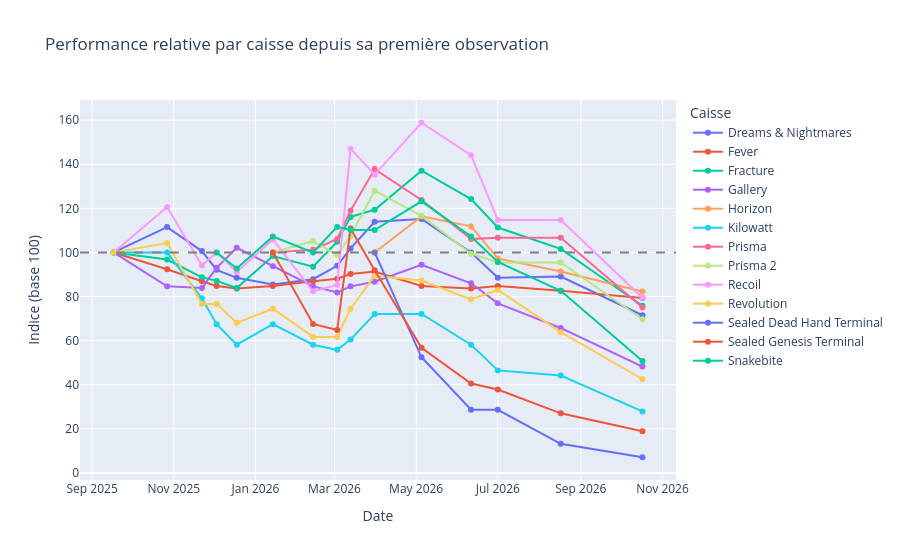

The notebook cell saved with this chart:
### Markdown cell above
## 4. Vue micro — trajectoire de chaque caisse

Les courbes utilisent le même indice base 100 afin de comparer les évolutions relatives malgré des prix unitaires très différents. Une caisse avec peu de relevés peut afficher une trajectoire trompeuse : consulter aussi le tableau de couverture.

### Code cell
fig = px.line(prices, x="date", y="index_100", color="case_name", markers=True,
              title="Performance relative par caisse depuis sa première observation",
              labels={"date":"Date", "index_100":"Indice (base 100)", "case_name":"Caisse"})
fig.add_hline(y=100, line_dash="dash", line_color="gray")
fig.update_layout(hovermode="x unified", legend_title="Caisse")
fig.show()

### Figure 1 — Plotly figure (JSON) as saved in the notebook; plotly's stock layout.template omitted (floating-point values rounded to 4 significant figures)
{"data": [{"hovertemplate": "Caisse=Dreams & Nightmares<br>Date=%{x}<br>Indice (base 100)=%{y}<extra></extra>", "legendgroup": "Dreams & Nightmares", "line": {"color": "#636efa", "dash": "solid"}, "marker": {"symbol": "circle"}, "mode": "lines+markers", "name": "Dreams & Nightmares", "orientation": "v", "showlegend": true, "type": "scatter", "x": ["2025-09-17T00:00:00.000000", "2025-10-27T00:00:00.000000", "2025-11-22T00:00:00.000000", "2025-12-03T00:00:00.000000", "2025-12-18T00:00:00.000000", "2026-01-14T00:00:00.000000", "2026-02-13T00:00:00.000000", "2026-03-03T00:00:00.000000", "2026-03-13T00:00:00.000000", "2026-03-31T00:00:00.000000", "2026-05-05T00:00:00.000000", "2026-06-11T00:00:00.000000", "2026-07-01T00:00:00.000000", "2026-08-17T00:00:00.000000", "2026-10-17T00:00:00.000000"], "xaxis": "x", "y": [100.0, 111.5, 100.6, 92.12, 88.48, 85.45, 87.88, 93.94, 101.8, 113.9, 115.2, 100.0, 88.48, 89.09, 71.52], "yaxis": "y"}, {"hovertemplate": "Caisse=Fever<br>Date=%{x}<br>Indice (base 100)=%{y}<extra></extra>", "legendgroup": "Fever", "line": {"color": "#EF553B", "dash": "solid"}, "marker": {"symbol": "circle"}, "mode": "lines+markers", "name": "Fever", "orientation": "v", "showlegend": true, "type": "scatter", "x": ["2025-09-17T00:00:00.000000", "2025-10-27T00:00:00.000000", "2025-11-22T00:00:00.000000", "2025-12-03T00:00:00.000000", "2025-12-18T00:00:00.000000", "2026-01-14T00:00:00.000000", "2026-02-13T00:00:00.000000", "2026-03-03T00:00:00.000000", "2026-03-13T00:00:00.000000", "2026-03-31T00:00:00.000000", "2026-05-05T00:00:00.000000", "2026-06-11T00:00:00.000000", "2026-07-01T00:00:00.000000", "2026-08-17T00:00:00.000000", "2026-10-17T00:00:00.000000"], "xaxis": "x", "y": [100.0, 92.39, 86.96, 84.78, 83.7, 84.78, 86.96, 88.04, 90.22, 91.3, 84.78, 83.7, 84.78, 82.61, 79.35], "yaxis": "y"}, {"hovertemplate": "Caisse=Fracture<br>Date=%{x}<br>Indice (base 100)=%{y}<extra></extra>", "legendgroup": "Fracture", "line": {"color": "#00cc96", "dash": "solid"}, "marker": {"symbol": "circle"}, "mode": "lines+markers", "name": "Fracture", "orientation": "v", "showlegend": true, "type": "scatter", "x": ["2025-09-17T00:00:00.000000", "2025-10-27T00:00:00.000000", "2025-11-22T00:00:00.000000", "2025-12-03T00:00:00.000000", "2025-12-18T00:00:00.000000", "2026-01-14T00:00:00.000000", "2026-02-13T00:00:00.000000", "2026-03-03T00:00:00.000000", "2026-03-13T00:00:00.000000", "2026-03-31T00:00:00.000000", "2026-05-05T00:00:00.000000", "2026-06-11T00:00:00.000000", "2026-07-01T00:00:00.000000", "2026-08-17T00:00:00.000000", "2026-10-17T00:00:00.000000"], "xaxis": "x", "y": [100.0, 96.77, 88.71, 87.1, 83.87, 98.39, 93.55, 104.8, 116.1, 119.4, 137.1, 124.2, 111.3, 101.6, 75.81], "yaxis": "y"}, {"hovertemplate": "Caisse=Gallery<br>Date=%{x}<br>Indice (base 100)=%{y}<extra></extra>", "legendgroup": "Gallery", "line": {"color": "#ab63fa", "dash": "solid"}, "marker": {"symbol": "circle"}, "mode": "lines+markers", "name": "Gallery", "orientation": "v", "showlegend": true, "type": "scatter", "x": ["2025-09-17T00:00:00.000000", "2025-10-27T00:00:00.000000", "2025-11-22T00:00:00.000000", "2025-12-03T00:00:00.000000", "2025-12-18T00:00:00.000000", "2026-01-14T00:00:00.000000", "2026-02-13T00:00:00.000000", "2026-03-03T00:00:00.000000", "2026-03-13T00:00:00.000000", "2026-03-31T00:00:00.000000", "2026-05-05T00:00:00.000000", "2026-06-11T00:00:00.000000", "2026-07-01T00:00:00.000000", "2026-08-17T00:00:00.000000", "2026-10-17T00:00:00.000000"], "xaxis": "x", "y": [100.0, 84.62, 83.92, 93.01, 102.1, 93.71, 84.62, 81.82, 84.62, 86.71, 94.41, 86.01, 76.92, 65.73, 48.25], "yaxis": "y"}, {"hovertemplate": "Caisse=Horizon<br>Date=%{x}<br>Indice (base 100)=%{y}<extra></extra>", "legendgroup": "Horizon", "line": {"color": "#FFA15A", "dash": "solid"}, "marker": {"symbol": "circle"}, "mode": "lines+markers", "name": "Horizon", "orientation": "v", "showlegend": true, "type": "scatter", "x": ["2026-03-31T00:00:00.000000", "2026-05-05T00:00:00.000000", "2026-06-11T00:00:00.000000", "2026-07-01T00:00:00.000000", "2026-08-17T00:00:00.000000", "2026-10-17T00:00:00.000000"], "xaxis": "x", "y": [100.0, 116.4, 111.8, 97.27, 91.36, 82.27], "yaxis": "y"}, {"hovertemplate": "Caisse=Kilowatt<br>Date=%{x}<br>Indice (base 100)=%{y}<extra></extra>", "legendgroup": "Kilowatt", "line": {"color": "#19d3f3", "dash": "solid"}, "marker": {"symbol": "circle"}, "mode": "lines+markers", "name": "Kilowatt", "orientation": "v", "showlegend": true, "type": "scatter", "x": ["2025-09-17T00:00:00.000000", "2025-10-27T00:00:00.000000", "2025-11-22T00:00:00.000000", "2025-12-03T00:00:00.000000", "2025-12-18T00:00:00.000000", "2026-01-14T00:00:00.000000", "2026-02-13T00:00:00.000000", "2026-03-03T00:00:00.000000", "2026-03-13T00:00:00.000000", "2026-03-31T00:00:00.000000", "2026-05-05T00:00:00.000000", "2026-06-11T00:00:00.000000", "2026-07-01T00:00:00.000000", "2026-08-17T00:00:00.000000", "2026-10-17T00:00:00.000000"], "xaxis": "x", "y": [100.0, 100.0, 79.07, 67.44, 58.14, 67.44, 58.14, 55.81, 60.47, 72.09, 72.09, 58.14, 46.51, 44.19, 27.91], "yaxis": "y"}, {"hovertemplate": "Caisse=Prisma<br>Date=%{x}<br>Indice (base 100)=%{y}<extra></extra>", "legendgroup": "Prisma", "line": {"color": "#FF6692", "dash": "solid"}, "marker": {"symbol": "circle"}, "mode": "lines+markers", "name": "Prisma", "orientation": "v", "showlegend": true, "type": "scatter", "x": ["2026-01-14T00:00:00.000000", "2026-02-13T00:00:00.000000", "2026-03-03T00:00:00.000000", "2026-03-13T00:00:00.000000", "2026-03-31T00:00:00.000000", "2026-05-05T00:00:00.000000", "2026-06-11T00:00:00.000000", "2026-07-01T00:00:00.000000", "2026-08-17T00:00:00.000000", "2026-10-17T00:00:00.000000"], "xaxis": "x", "y": [100.0, 101.2, 106.1, 118.9, 137.8, 123.8, 106.1, 106.7, 106.7, 75.0], "yaxis": "y"}, {"hovertemplate": "Caisse=Prisma 2<br>Date=%{x}<br>Indice (base 100)=%{y}<extra></extra>", "legendgroup": "Prisma 2", "line": {"color": "#B6E880", "dash": "solid"}, "marker": {"symbol": "circle"}, "mode": "lines+markers", "name": "Prisma 2", "orientation": "v", "showlegend": true, "type": "scatter", "x": ["2026-01-14T00:00:00.000000", "2026-02-13T00:00:00.000000", "2026-03-03T00:00:00.000000", "2026-03-13T00:00:00.000000", "2026-03-31T00:00:00.000000", "2026-05-05T00:00:00.000000", "2026-06-11T00:00:00.000000", "2026-07-01T00:00:00.000000", "2026-08-17T00:00:00.000000", "2026-10-17T00:00:00.000000"], "xaxis": "x", "y": [100.0, 105.1, 98.86, 107.4, 128.0, 116.6, 99.43, 95.43, 95.43, 69.71], "yaxis": "y"}, {"hovertemplate": "Caisse=Recoil<br>Date=%{x}<br>Indice (base 100)=%{y}<extra></extra>", "legendgroup": "Recoil", "line": {"color": "#FF97FF", "dash": "solid"}, "marker": {"symbol": "circle"}, "mode": "lines+markers", "name": "Recoil", "orientation": "v", "showlegend": true, "type": "scatter", "x": ["2025-09-17T00:00:00.000000", "2025-10-27T00:00:00.000000", "2025-11-22T00:00:00.000000", "2025-12-03T00:00:00.000000", "2025-12-18T00:00:00.000000", "2026-01-14T00:00:00.000000", "2026-02-13T00:00:00.000000", "2026-03-03T00:00:00.000000", "2026-03-13T00:00:00.000000", "2026-03-31T00:00:00.000000", "2026-05-05T00:00:00.000000", "2026-06-11T00:00:00.000000", "2026-07-01T00:00:00.000000", "2026-08-17T00:00:00.000000", "2026-10-17T00:00:00.000000"], "xaxis": "x", "y": [100.0, 120.6, 94.12, 100.0, 91.18, 105.9, 82.35, 85.29, 147.1, 135.3, 158.8, 144.1, 114.7, 114.7, 79.41], "yaxis": "y"}, {"hovertemplate": "Caisse=Revolution<br>Date=%{x}<br>Indice (base 100)=%{y}<extra></extra>", "legendgroup": "Revolution", "line": {"color": "#FECB52", "dash": "solid"}, "marker": {"symbol": "circle"}, "mode": "lines+markers", "name": "Revolution", "orientation": "v", "showlegend": true, "type": "scatter", "x": ["2025-09-17T00:00:00.000000", "2025-10-27T00:00:00.000000", "2025-11-22T00:00:00.000000", "2025-12-03T00:00:00.000000", "2025-12-18T00:00:00.000000", "2026-01-14T00:00:00.000000", "2026-02-13T00:00:00.000000", "2026-03-03T00:00:00.000000", "2026-03-13T00:00:00.000000", "2026-03-31T00:00:00.000000", "2026-05-05T00:00:00.000000", "2026-06-11T00:00:00.000000", "2026-07-01T00:00:00.000000", "2026-08-17T00:00:00.000000", "2026-10-17T00:00:00.000000"], "xaxis": "x", "y": [100.0, 104.3, 76.6, 76.6, 68.09, 74.47, 61.7, 61.7, 74.47, 89.36, 87.23, 78.72, 82.98, 63.83, 42.55], "yaxis": "y"}, {"hovertemplate": "Caisse=Sealed Dead Hand Terminal<br>Date=%{x}<br>Indice (base 100)=%{y}<extra></extra>", "legendgroup": "Sealed Dead Hand Terminal", "line": {"color": "#636efa", "dash": "solid"}, "marker": {"symbol": "circle"}, "mode": "lines+markers", "name": "Sealed Dead Hand Terminal", "orientation": "v", "showlegend": true, "type": "scatter", "x": ["2026-03-31T00:00:00.000000", "2026-05-05T00:00:00.000000", "2026-06-11T00:00:00.000000", "2026-07-01T00:00:00.000000", "2026-08-17T00:00:00.000000", "2026-10-17T00:00:00.000000"], "xaxis": "x", "y": [100.0, 52.44, 28.66, 28.66, 13.21, 7.114], "yaxis": "y"}, {"hovertemplate": "Caisse=Sealed Genesis Terminal<br>Date=%{x}<br>Indice (base 100)=%{y}<extra></extra>", "legendgroup": "Sealed Genesis Terminal", "line": {"color": "#EF553B", "dash": "solid"}, "marker": {"symbol": "circle"}, "mode": "lines+markers", "name": "Sealed Genesis Terminal", "orientation": "v", "showlegend": true, "type": "scatter", "x": ["2026-01-14T00:00:00.000000", "2026-02-13T00:00:00.000000", "2026-03-03T00:00:00.000000", "2026-03-13T00:00:00.000000", "2026-03-31T00:00:00.000000", "2026-05-05T00:00:00.000000", "2026-06-11T00:00:00.000000", "2026-07-01T00:00:00.000000", "2026-08-17T00:00:00.000000", "2026-10-17T00:00:00.000000"], "xaxis": "x", "y": [100.0, 67.57, 64.86, 110.8, 91.89, 56.76, 40.54, 37.84, 27.03, 18.92], "yaxis": "y"}, {"hovertemplate": "Caisse=Snakebite<br>Date=%{x}<br>Indice (base 100)=%{y}<extra></extra>", "legendgroup": "Snakebite", "line": {"color": "#00cc96", "dash": "solid"}, "marker": {"symbol": "circle"}, "mode": "lines+markers", "name": "Snakebite", "orientation": "v", "showlegend": true, "type": "scatter", "x": ["2025-12-03T00:00:00.000000", "2025-12-18T00:00:00.000000", "2026-01-14T00:00:00.000000", "2026-02-13T00:00:00.000000", "2026-03-03T00:00:00.000000", "2026-03-13T00:00:00.000000", "2026-03-31T00:00:00.000000", "2026-05-05T00:00:00.000000", "2026-06-11T00:00:00.000000", "2026-07-01T00:00:00.000000", "2026-08-17T00:00:00.000000", "2026-10-17T00:00:00.000000"], "xaxis": "x", "y": [100.0, 92.75, 107.2, 100.0, 111.6, 110.1, 110.1, 123.2, 107.2, 95.65, 82.61, 50.72], "yaxis": "y"}], "layout": {"hovermode": "x unified", "legend": {"title": {"text": "Caisse"}, "tracegroupgap": 0}, "shapes": [{"line": {"color": "gray", "dash": "dash"}, "type": "line", "x0": 0, "x1": 1, "xref": "x domain", "y0": 100, "y1": 100, "yref": "y"}], "title": {"text": "Performance relative par caisse depuis sa première observation"}, "xaxis": {"anchor": "y", "domain": [0, 1], "title": {"text": "Date"}}, "yaxis": {"anchor": "x", "domain": [0, 1], "title": {"text": "Indice (base 100)"}}}}
